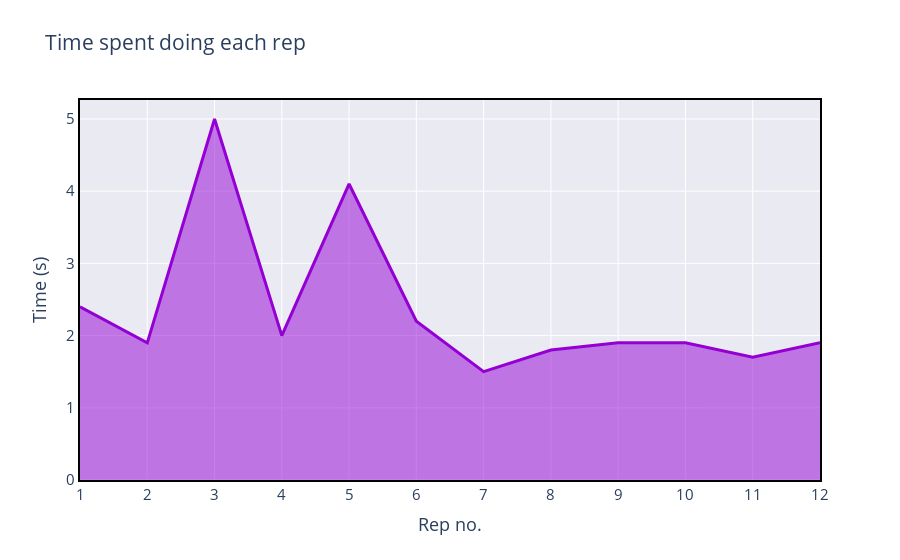

Notebook cell for this chart:
### Markdown cell above
# Time vs. Reps iplot using plotly

### Code cell
fig1= go.Figure()

fig1.add_trace(go.Scatter(x=data['rep_no'],
                         y=data['time'],
                         text=time_label,
                         hoverinfo='text',
                         line=dict(color='darkviolet',
                                   width=3),
                         stackgroup='one' # To fill color beneath the plotted area
                        ))

fig1.update_layout(title='Time spent doing each rep',
                  xaxis_title='Rep no.',
                  yaxis_title='Time (s)',
                  xaxis=xaxis,
                  yaxis=yaxis,
                  plot_bgcolor='#EAEAF2',
                  font_size=15
                 )

fig1.show()

### Figure 1 — Plotly figure (JSON) as saved in the notebook; plotly's stock layout.template omitted (floating-point values rounded to 4 significant figures)
{"data": [{"hoverinfo": "text", "line": {"color": "darkviolet", "width": 3}, "stackgroup": "one", "text": ["2.4s", "1.9s", "5.0s", "2.0s", "4.1s", "2.2s", "1.5s", "1.8s", "1.9s", "1.9s", "1.7s", "1.9s"], "type": "scatter", "x": [1, 2, 3, 4, 5, 6, 7, 8, 9, 10, 11, 12], "y": [2.4, 1.9, 5, 2, 4.1, 2.2, 1.5, 1.8, 1.9, 1.9, 1.7, 1.9]}], "layout": {"font": {"size": 15}, "plot_bgcolor": "#EAEAF2", "title": {"text": "Time spent doing each rep"}, "xaxis": {"dtick": 1, "linecolor": "black", "linewidth": 2, "mirror": true, "showline": true, "title": {"text": "Rep no."}}, "yaxis": {"linecolor": "black", "linewidth": 2, "mirror": true, "showline": true, "title": {"text": "Time (s)"}}}}
